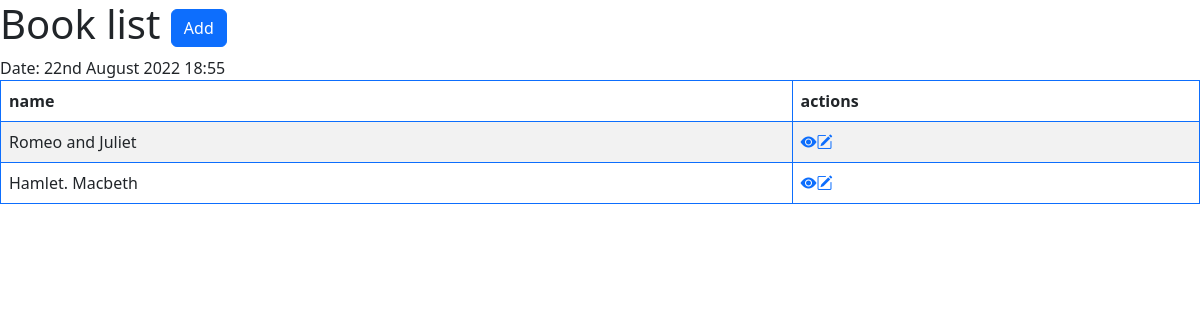
The app's page /book_list/, older data.
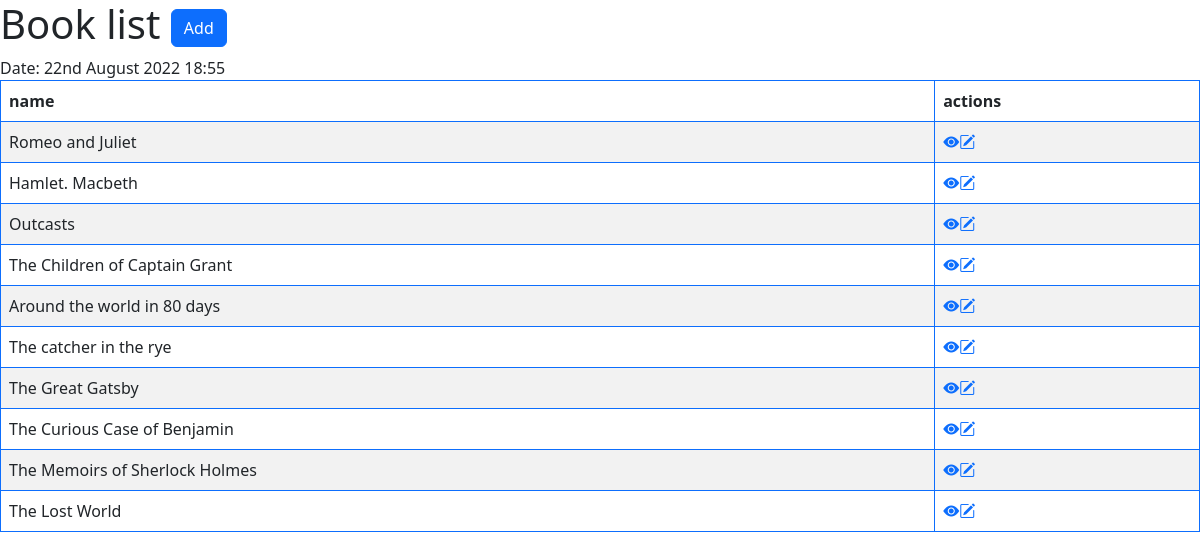
The same page, newer data.
### rosters/models.py (models this page shows, shortened)
class Book(models.Model):
    name = models.CharField(
        verbose_name = "Book's name",
        max_length = 30,
    )
    description = models.TextField(
        verbose_name = "Book's description",
        blank = True,
        null = True
    )
    genre = models.ForeignKey(
        'rosters.Genre',
        on_delete=models.PROTECT,
        verbose_name="Genre",
        related_name="genres"
    )
    publishing = models.ForeignKey(
        'rosters.Publ_house',
        on_delete=models.PROTECT,
        verbose_name="Publishing",
        related_name="publishing"
    )
    author = models.ForeignKey(
        'rosters.Author',
        on_delete=models.PROTECT,
        verbose_name="Author",
        related_name="authors"
    )
    series = models.ForeignKey(
        'rosters.Series',
        on_delete=models.PROTECT,
        verbose_name="Series",
        related_name="series"
    )

### rosters/views.py (the view)
# urls.py: path('book_list/', views.BookList.as_view(), name="book-li"),
class BookList(generic.ListView):
    template_name = 'rosters/book_list.html'
    model=models.Book
    def get_context_data(self, *args, **kwargs):
        context = super().get_context_data(*args, **kwargs)
        context['today'] = datetime.now().date
        return context
    def get_queryset(self):
        qs = self.model.objects.all()
        return qs

### rosters/templates/rosters/book_list.html (shortened to what this page needs)
{% extends 'base.html' %}
{% block Header %} Book list
<a class="btn btn-primary" href="{% url 'book-add' %}" role="button">Add</a>
{% endblock Header %}
{% block body %}
    Date: {% now "jS F Y H:i" %}
    <table class="table table-striped table-bordered border-primary">
        <thead>
            <tr>
                <th scope="col">name</th>
                <th scope="col">actions</th>
            </tr>
        </thead>
        <tbody>
            {% for book in object_list %}
                <tr>
                    <td>{{ book.name }}</td>
                    <td><a href="{% url 'book-det' book.pk %}"><i class="bi bi-eye-fill"></i></a><a href="{% url 'book-ed' book.pk %}"><i class="bi bi-pencil-square"></i></i></a></td>
                </tr>
            {% endfor %}
    </table>
{% endblock body %}

### templates/base.html (shortened to what this page needs)
{% load static %}
<!DOCTYPE html>
<html lang="en">
<head>
    <link href="{% static '/bs/css/bootstrap.min.css' %}" rel="stylesheet" >
    <link rel="stylesheet" href="https://cdn.jsdelivr.net/npm/bootstrap-icons@1.9.1/font/bootstrap-icons.css">
</head>
<body>
    <h1>{% block Header %}{% endblock Header %}</h1>
    {% block body %}{% endblock body %}
</body>
</html>

Row changes from the older to the newer data that the page shows:
added Book: name "Outcasts"
added Book: name "The Children of Captain Grant"
added Book: name "Around the world in 80 days"
added Book: name "The catcher in the rye"
added Book: name "The Great Gatsby"
added Book: name "The Curious Case of Benjamin"
added Book: name "The Memoirs of Sherlock Holmes"
added Book: name "The Lost World"
